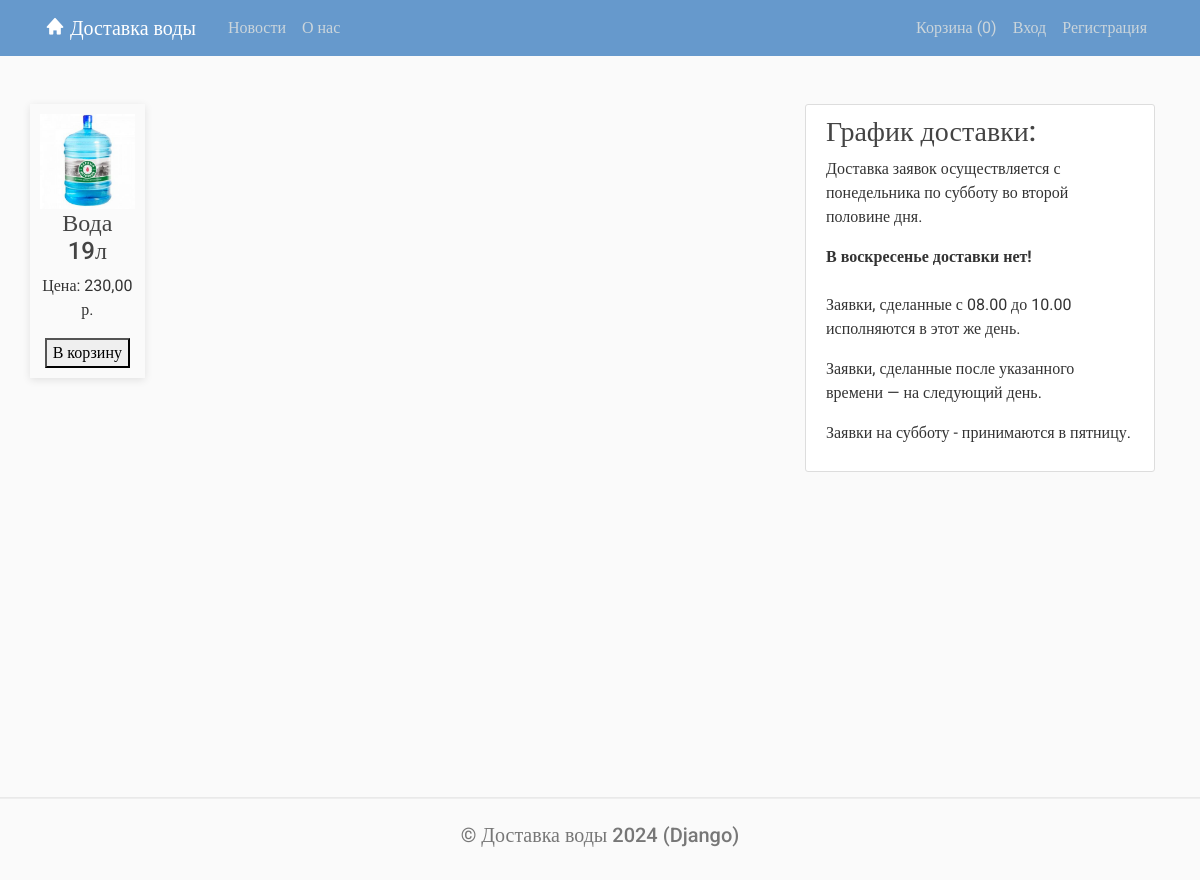
/, run on an earlier commit of the app's database.
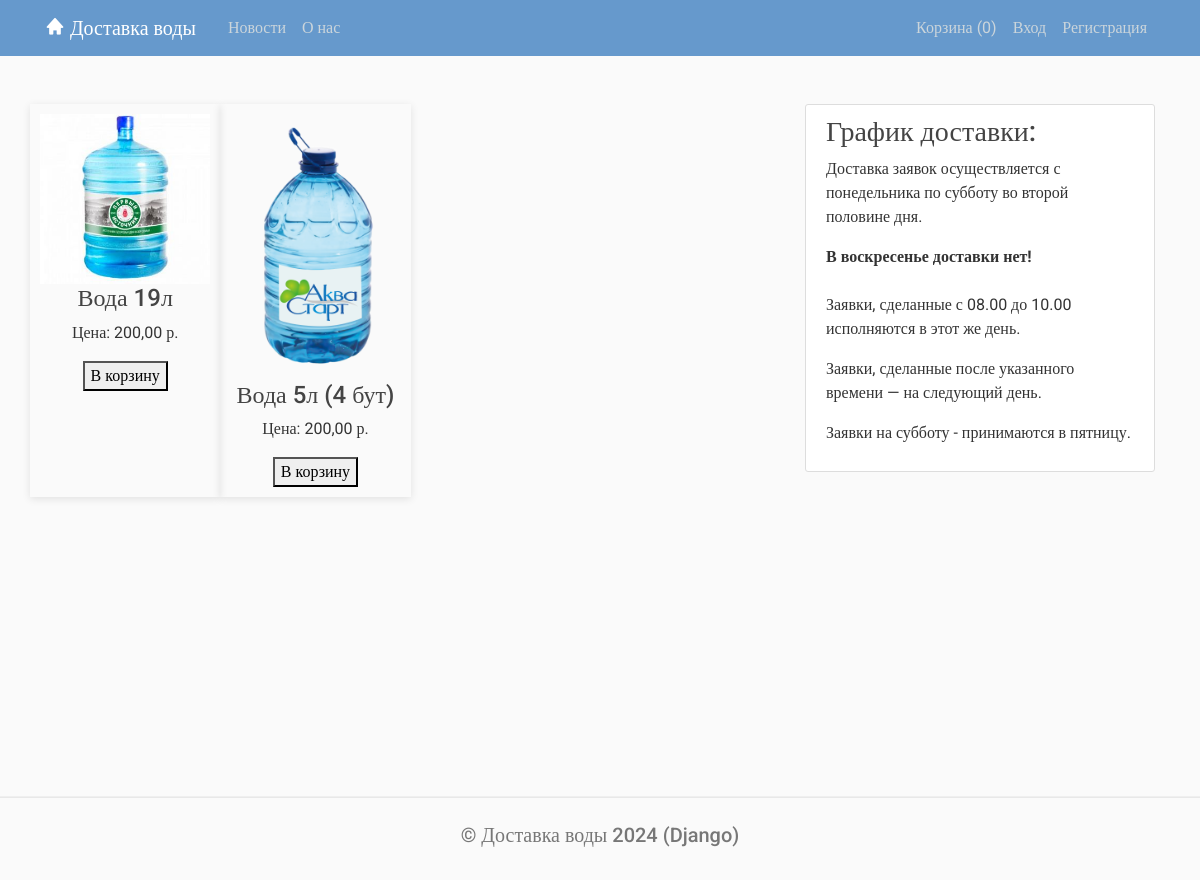
And on a later commit of the database.
### delivery/models.py (models this page shows, shortened)
class Product(models.Model):
    name = models.CharField(max_length=100)
    description = models.TextField()
    image = models.ImageField(upload_to='product_images/')
    price = models.DecimalField(max_digits=10, decimal_places=2)

### delivery/views.py (the view)
# urls.py: 2. Add a URL to urlpatterns:  path('', views.home, name='home')
def home(request):
    cart = request.session.get('cart', {})  # Получаем корзину
    cart_items_count = request.session.get('cart_items_count', 0)  # Количество товаров в корзине
    product_items = []
    for product in products:
        product_id = str(product.id)  # Приводим ID товара к строке
        product_quantity = cart.get(product_id, 0)  # Получаем количество товаров, если его нет, возвращаем 0
        product_items.append({
            'product': product,
            'quantity': product_quantity,
        })
    context = {
        'product_items': product_items,
        'cart_items_count': cart_items_count,  # Количество товаров в корзине
    }
    return render(request, 'delivery/home.html', context)

### templates/delivery/home.html (shortened to what this page needs)
﻿{% extends "delivery/main.html" %}
{% block content %}
<div class="products">
    <div class="row">
        {% if product_items %}
            {% for item in product_items %}
            <div class="product col-4">
                <img src="{{ item.product.image.url }}" alt="{{ item.product.name }}">
                <h4>{{ item.product.name }}</h4>
                <p>Цена: {{ item.product.price }} р.</p>
                    <div class="cart-count">
                        <form action="{% url 'update_cart' item.product.id %}" method="post" style="display: inline;">
                            {% if item.quantity > 0 %}
                                <button type="submit" name="action" value="decrement">-</button>
                                <span style="display: inline-block; width: 50px; text-align: center;">{{ item.quantity }}</span>
                                <button type="submit" name="action" value="increment">+</button>
                            {% else %}
                                <button type="submit" name="action" value="add">В корзину</button>
                            {% endif %}
                        </form>
                    </div>
            </div>
            {% endfor %}
        {% else %}
            <li>Заполните справочник товаров</li>
        {% endif %}
    </div>
</div>
{% endblock content %}

What changed in the data, as far as the page shows it:
changed Product "Вода 19л": product.price "230,00" → "200,00"
added Product: product.image (picture), product.name "Вода 5л (4 бут)", product.price "200,00"
